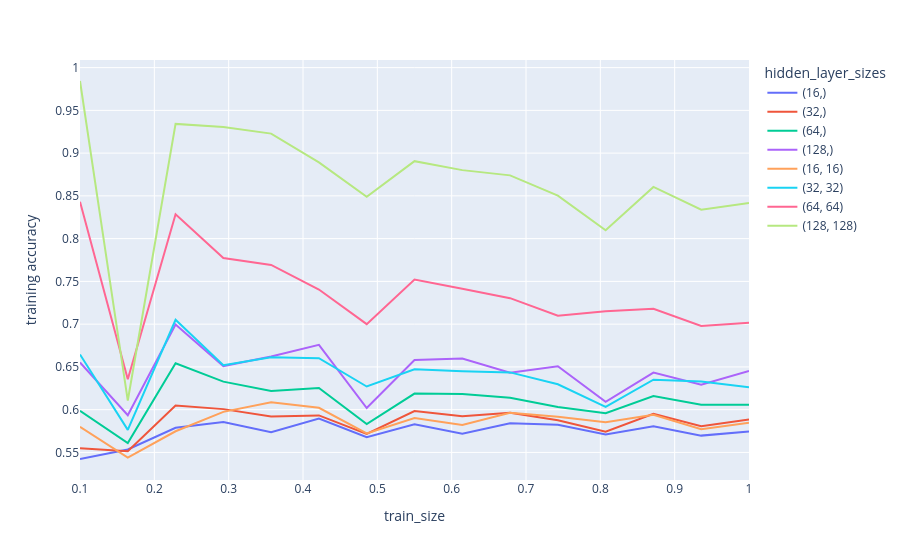
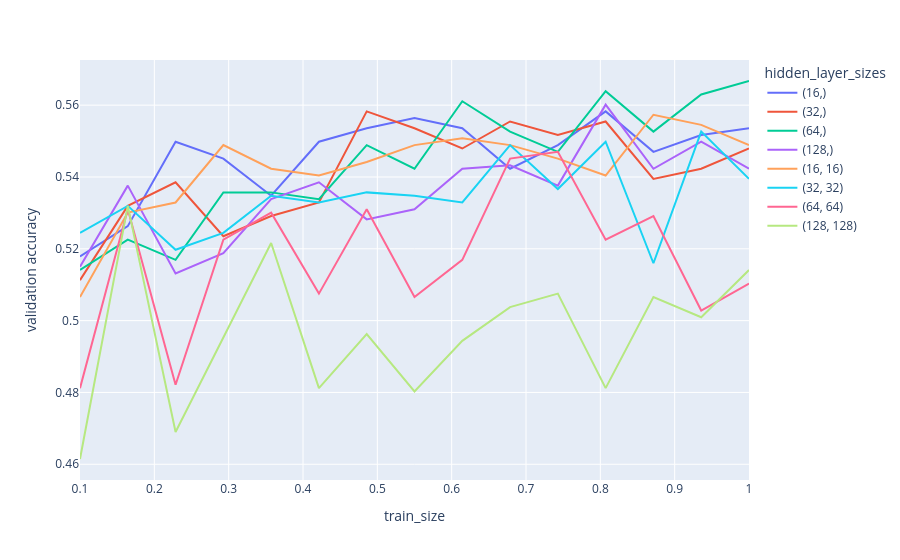

Notebook code for these charts, in order:
### Code cell
train_and_plot_learning_curves(
    [
        NN(hidden_layer_sizes=(16,)),
        NN(hidden_layer_sizes=(32,)),
        NN(hidden_layer_sizes=(64,)),
        NN(hidden_layer_sizes=(128,)),
        NN(hidden_layer_sizes=(16, 16)),
        NN(hidden_layer_sizes=(32, 32)),
        NN(hidden_layer_sizes=(64, 64)),
        NN(hidden_layer_sizes=(128, 128)),
    ],
    wine_X_tr,
    wine_y_tr,
    wine_X_val,
    wine_y_val,
    seed,
    "hidden_layer_sizes"
)
train_and_plot_learning_curves(
    [
        MLPClassifier(hidden_layer_sizes=(16,)),
        MLPClassifier(hidden_layer_sizes=(32,)),
        MLPClassifier(hidden_layer_sizes=(64,)),
        MLPClassifier(hidden_layer_sizes=(128,)),
        MLPClassifier(hidden_layer_sizes=(16, 16)),
        MLPClassifier(hidden_layer_sizes=(32, 32)),
        MLPClassifier(hidden_layer_sizes=(64, 64)),
        MLPClassifier(hidden_layer_sizes=(128, 128)),
    ],
    wine_X_tr,
    wine_y_tr,
    wine_X_val,
    wine_y_val,
    seed,
    "hidden_layer_sizes"
)

### Figure 1 — Plotly figure (JSON) as saved in the notebook; plotly's stock layout.template omitted (floating-point values rounded to 4 significant figures)
{"data": [{"hovertemplate": "hidden_layer_sizes=(16,)<br>train_size=%{x}<br>training accuracy=%{y}<extra></extra>", "legendgroup": "(16,)", "line": {"color": "#636efa", "dash": "solid"}, "marker": {"symbol": "circle"}, "mode": "lines", "name": "(16,)", "orientation": "v", "showlegend": true, "type": "scatter", "x": [0.1, 0.1643, 0.2286, 0.2929, 0.3571, 0.4214, 0.4857, 0.55, 0.6143, 0.6786, 0.7429, 0.8071, 0.8714, 0.9357, 1.0], "xaxis": "x", "y": [0.5423, 0.5534, 0.5789, 0.5857, 0.5737, 0.5896, 0.5677, 0.5829, 0.5719, 0.584, 0.5825, 0.571, 0.5807, 0.5697, 0.5746], "yaxis": "y"}, {"hovertemplate": "hidden_layer_sizes=(32,)<br>train_size=%{x}<br>training accuracy=%{y}<extra></extra>", "legendgroup": "(32,)", "line": {"color": "#EF553B", "dash": "solid"}, "marker": {"symbol": "circle"}, "mode": "lines", "name": "(32,)", "orientation": "v", "showlegend": true, "type": "scatter", "x": [0.1, 0.1643, 0.2286, 0.2929, 0.3571, 0.4214, 0.4857, 0.55, 0.6143, 0.6786, 0.7429, 0.8071, 0.8714, 0.9357, 1.0], "xaxis": "x", "y": [0.5549, 0.5515, 0.6049, 0.6006, 0.5921, 0.5933, 0.5716, 0.5983, 0.5923, 0.5965, 0.5875, 0.5741, 0.5951, 0.5807, 0.5887], "yaxis": "y"}, {"hovertemplate": "hidden_layer_sizes=(64,)<br>train_size=%{x}<br>training accuracy=%{y}<extra></extra>", "legendgroup": "(64,)", "line": {"color": "#00cc96", "dash": "solid"}, "marker": {"symbol": "circle"}, "mode": "lines", "name": "(64,)", "orientation": "v", "showlegend": true, "type": "scatter", "x": [0.1, 0.1643, 0.2286, 0.2929, 0.3571, 0.4214, 0.4857, 0.55, 0.6143, 0.6786, 0.7429, 0.8071, 0.8714, 0.9357, 1.0], "xaxis": "x", "y": [0.5987, 0.5611, 0.6543, 0.6328, 0.6219, 0.6253, 0.5832, 0.6188, 0.6184, 0.614, 0.6031, 0.5959, 0.616, 0.6058, 0.6059], "yaxis": "y"}, {"hovertemplate": "hidden_layer_sizes=(128,)<br>train_size=%{x}<br>training accuracy=%{y}<extra></extra>", "legendgroup": "(128,)", "line": {"color": "#ab63fa", "dash": "solid"}, "marker": {"symbol": "circle"}, "mode": "lines", "name": "(128,)", "orientation": "v", "showlegend": true, "type": "scatter", "x": [0.1, 0.1643, 0.2286, 0.2929, 0.3571, 0.4214, 0.4857, 0.55, 0.6143, 0.6786, 0.7429, 0.8071, 0.8714, 0.9357, 1.0], "xaxis": "x", "y": [0.6552, 0.5935, 0.6996, 0.651, 0.6623, 0.6758, 0.6019, 0.6581, 0.6597, 0.6431, 0.6508, 0.6091, 0.6433, 0.6293, 0.6454], "yaxis": "y"}, {"hovertemplate": "hidden_layer_sizes=(16, 16)<br>train_size=%{x}<br>training accuracy=%{y}<extra></extra>", "legendgroup": "(16, 16)", "line": {"color": "#FFA15A", "dash": "solid"}, "marker": {"symbol": "circle"}, "mode": "lines", "name": "(16, 16)", "orientation": "v", "showlegend": true, "type": "scatter", "x": [0.1, 0.1643, 0.2286, 0.2929, 0.3571, 0.4214, 0.4857, 0.55, 0.6143, 0.6786, 0.7429, 0.8071, 0.8714, 0.9357, 1.0], "xaxis": "x", "y": [0.5799, 0.5439, 0.5748, 0.5974, 0.6088, 0.6022, 0.5723, 0.5903, 0.5821, 0.5965, 0.5917, 0.5854, 0.594, 0.577, 0.5846], "yaxis": "y"}, {"hovertemplate": "hidden_layer_sizes=(32, 32)<br>train_size=%{x}<br>training accuracy=%{y}<extra></extra>", "legendgroup": "(32, 32)", "line": {"color": "#19d3f3", "dash": "solid"}, "marker": {"symbol": "circle"}, "mode": "lines", "name": "(32, 32)", "orientation": "v", "showlegend": true, "type": "scatter", "x": [0.1, 0.1643, 0.2286, 0.2929, 0.3571, 0.4214, 0.4857, 0.55, 0.6143, 0.6786, 0.7429, 0.8071, 0.8714, 0.9357, 1.0], "xaxis": "x", "y": [0.6646, 0.5763, 0.7051, 0.652, 0.6614, 0.6602, 0.6271, 0.6473, 0.6449, 0.6436, 0.6297, 0.6033, 0.635, 0.633, 0.6263], "yaxis": "y"}, {"hovertemplate": "hidden_layer_sizes=(64, 64)<br>train_size=%{x}<br>training accuracy=%{y}<extra></extra>", "legendgroup": "(64, 64)", "line": {"color": "#FF6692", "dash": "solid"}, "marker": {"symbol": "circle"}, "mode": "lines", "name": "(64, 64)", "orientation": "v", "showlegend": true, "type": "scatter", "x": [0.1, 0.1643, 0.2286, 0.2929, 0.3571, 0.4214, 0.4857, 0.55, 0.6143, 0.6786, 0.7429, 0.8071, 0.8714, 0.9357, 1.0], "xaxis": "x", "y": [0.8433, 0.6355, 0.8285, 0.7773, 0.7693, 0.7405, 0.7, 0.7521, 0.7413, 0.7304, 0.7098, 0.7151, 0.7181, 0.6979, 0.7018], "yaxis": "y"}, {"hovertemplate": "hidden_layer_sizes=(128, 128)<br>train_size=%{x}<br>training accuracy=%{y}<extra></extra>", "legendgroup": "(128, 128)", "line": {"color": "#B6E880", "dash": "solid"}, "marker": {"symbol": "circle"}, "mode": "lines", "name": "(128, 128)", "orientation": "v", "showlegend": true, "type": "scatter", "x": [0.1, 0.1643, 0.2286, 0.2929, 0.3571, 0.4214, 0.4857, 0.55, 0.6143, 0.6786, 0.7429, 0.8071, 0.8714, 0.9357, 1.0], "xaxis": "x", "y": [0.9843, 0.6107, 0.9342, 0.9304, 0.9228, 0.8892, 0.849, 0.8906, 0.8801, 0.874, 0.8503, 0.8098, 0.8605, 0.8339, 0.8418], "yaxis": "y"}], "layout": {"legend": {"title": {"text": "hidden_layer_sizes"}, "tracegroupgap": 0}, "margin": {"t": 60}, "xaxis": {"anchor": "y", "domain": [0, 1], "title": {"text": "train_size"}}, "yaxis": {"anchor": "x", "domain": [0, 1], "title": {"text": "training accuracy"}}}}

### Figure 2 — Plotly figure (JSON) as saved in the notebook; plotly's stock layout.template omitted (floating-point values rounded to 4 significant figures)
{"data": [{"hovertemplate": "hidden_layer_sizes=(16,)<br>train_size=%{x}<br>validation accuracy=%{y}<extra></extra>", "legendgroup": "(16,)", "line": {"color": "#636efa", "dash": "solid"}, "marker": {"symbol": "circle"}, "mode": "lines", "name": "(16,)", "orientation": "v", "showlegend": true, "type": "scatter", "x": [0.1, 0.1643, 0.2286, 0.2929, 0.3571, 0.4214, 0.4857, 0.55, 0.6143, 0.6786, 0.7429, 0.8071, 0.8714, 0.9357, 1.0], "xaxis": "x", "y": [0.5179, 0.5263, 0.5498, 0.5451, 0.5348, 0.5498, 0.5536, 0.5564, 0.5536, 0.5423, 0.5489, 0.5583, 0.547, 0.5517, 0.5536], "yaxis": "y"}, {"hovertemplate": "hidden_layer_sizes=(32,)<br>train_size=%{x}<br>validation accuracy=%{y}<extra></extra>", "legendgroup": "(32,)", "line": {"color": "#EF553B", "dash": "solid"}, "marker": {"symbol": "circle"}, "mode": "lines", "name": "(32,)", "orientation": "v", "showlegend": true, "type": "scatter", "x": [0.1, 0.1643, 0.2286, 0.2929, 0.3571, 0.4214, 0.4857, 0.55, 0.6143, 0.6786, 0.7429, 0.8071, 0.8714, 0.9357, 1.0], "xaxis": "x", "y": [0.5113, 0.532, 0.5385, 0.5235, 0.5291, 0.5329, 0.5583, 0.5536, 0.5479, 0.5555, 0.5517, 0.5555, 0.5395, 0.5423, 0.5479], "yaxis": "y"}, {"hovertemplate": "hidden_layer_sizes=(64,)<br>train_size=%{x}<br>validation accuracy=%{y}<extra></extra>", "legendgroup": "(64,)", "line": {"color": "#00cc96", "dash": "solid"}, "marker": {"symbol": "circle"}, "mode": "lines", "name": "(64,)", "orientation": "v", "showlegend": true, "type": "scatter", "x": [0.1, 0.1643, 0.2286, 0.2929, 0.3571, 0.4214, 0.4857, 0.55, 0.6143, 0.6786, 0.7429, 0.8071, 0.8714, 0.9357, 1.0], "xaxis": "x", "y": [0.5141, 0.5226, 0.5169, 0.5357, 0.5357, 0.5338, 0.5489, 0.5423, 0.5611, 0.5526, 0.547, 0.5639, 0.5526, 0.563, 0.5667], "yaxis": "y"}, {"hovertemplate": "hidden_layer_sizes=(128,)<br>train_size=%{x}<br>validation accuracy=%{y}<extra></extra>", "legendgroup": "(128,)", "line": {"color": "#ab63fa", "dash": "solid"}, "marker": {"symbol": "circle"}, "mode": "lines", "name": "(128,)", "orientation": "v", "showlegend": true, "type": "scatter", "x": [0.1, 0.1643, 0.2286, 0.2929, 0.3571, 0.4214, 0.4857, 0.55, 0.6143, 0.6786, 0.7429, 0.8071, 0.8714, 0.9357, 1.0], "xaxis": "x", "y": [0.515, 0.5376, 0.5132, 0.5188, 0.5338, 0.5385, 0.5282, 0.531, 0.5423, 0.5432, 0.5376, 0.5602, 0.5423, 0.5498, 0.5423], "yaxis": "y"}, {"hovertemplate": "hidden_layer_sizes=(16, 16)<br>train_size=%{x}<br>validation accuracy=%{y}<extra></extra>", "legendgroup": "(16, 16)", "line": {"color": "#FFA15A", "dash": "solid"}, "marker": {"symbol": "circle"}, "mode": "lines", "name": "(16, 16)", "orientation": "v", "showlegend": true, "type": "scatter", "x": [0.1, 0.1643, 0.2286, 0.2929, 0.3571, 0.4214, 0.4857, 0.55, 0.6143, 0.6786, 0.7429, 0.8071, 0.8714, 0.9357, 1.0], "xaxis": "x", "y": [0.5066, 0.5301, 0.5329, 0.5489, 0.5423, 0.5404, 0.5442, 0.5489, 0.5508, 0.5489, 0.5451, 0.5404, 0.5573, 0.5545, 0.5489], "yaxis": "y"}, {"hovertemplate": "hidden_layer_sizes=(32, 32)<br>train_size=%{x}<br>validation accuracy=%{y}<extra></extra>", "legendgroup": "(32, 32)", "line": {"color": "#19d3f3", "dash": "solid"}, "marker": {"symbol": "circle"}, "mode": "lines", "name": "(32, 32)", "orientation": "v", "showlegend": true, "type": "scatter", "x": [0.1, 0.1643, 0.2286, 0.2929, 0.3571, 0.4214, 0.4857, 0.55, 0.6143, 0.6786, 0.7429, 0.8071, 0.8714, 0.9357, 1.0], "xaxis": "x", "y": [0.5244, 0.532, 0.5197, 0.5244, 0.5348, 0.5329, 0.5357, 0.5348, 0.5329, 0.5489, 0.5367, 0.5498, 0.516, 0.5526, 0.5395], "yaxis": "y"}, {"hovertemplate": "hidden_layer_sizes=(64, 64)<br>train_size=%{x}<br>validation accuracy=%{y}<extra></extra>", "legendgroup": "(64, 64)", "line": {"color": "#FF6692", "dash": "solid"}, "marker": {"symbol": "circle"}, "mode": "lines", "name": "(64, 64)", "orientation": "v", "showlegend": true, "type": "scatter", "x": [0.1, 0.1643, 0.2286, 0.2929, 0.3571, 0.4214, 0.4857, 0.55, 0.6143, 0.6786, 0.7429, 0.8071, 0.8714, 0.9357, 1.0], "xaxis": "x", "y": [0.4812, 0.531, 0.4821, 0.5226, 0.5301, 0.5075, 0.531, 0.5066, 0.5169, 0.5451, 0.547, 0.5226, 0.5291, 0.5028, 0.5103], "yaxis": "y"}, {"hovertemplate": "hidden_layer_sizes=(128, 128)<br>train_size=%{x}<br>validation accuracy=%{y}<extra></extra>", "legendgroup": "(128, 128)", "line": {"color": "#B6E880", "dash": "solid"}, "marker": {"symbol": "circle"}, "mode": "lines", "name": "(128, 128)", "orientation": "v", "showlegend": true, "type": "scatter", "x": [0.1, 0.1643, 0.2286, 0.2929, 0.3571, 0.4214, 0.4857, 0.55, 0.6143, 0.6786, 0.7429, 0.8071, 0.8714, 0.9357, 1.0], "xaxis": "x", "y": [0.4615, 0.532, 0.469, 0.4953, 0.5216, 0.4812, 0.4962, 0.4803, 0.4944, 0.5038, 0.5075, 0.4812, 0.5066, 0.5009, 0.5141], "yaxis": "y"}], "layout": {"legend": {"title": {"text": "hidden_layer_sizes"}, "tracegroupgap": 0}, "margin": {"t": 60}, "xaxis": {"anchor": "y", "domain": [0, 1], "title": {"text": "train_size"}}, "yaxis": {"anchor": "x", "domain": [0, 1], "title": {"text": "validation accuracy"}}}}
